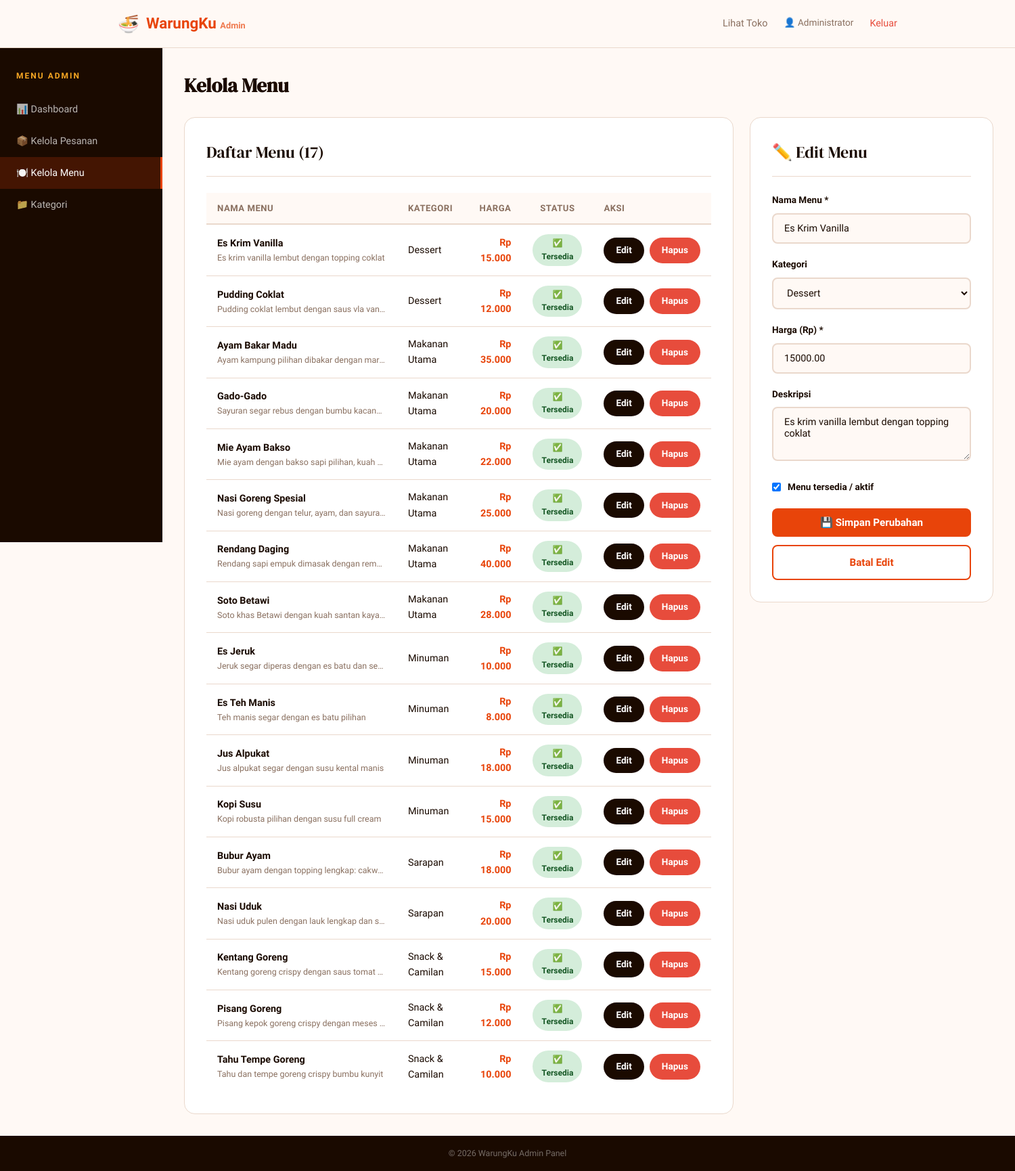
/menu.php?edit=14 (signed in), run on the app's committed database.
### tables this page shows
CREATE TABLE IF NOT EXISTS menu (
    id INT AUTO_INCREMENT PRIMARY KEY,
    kategori_id INT,
    nama VARCHAR(200) NOT NULL,
    deskripsi TEXT,
    harga DECIMAL(10,2) NOT NULL,
    gambar VARCHAR(255) DEFAULT NULL,
    tersedia TINYINT(1) DEFAULT 1,
    created_at TIMESTAMP DEFAULT CURRENT_TIMESTAMP,
    FOREIGN KEY (kategori_id) REFERENCES kategori(id) ON DELETE SET NULL
);

CREATE TABLE IF NOT EXISTS kategori (
    id INT AUTO_INCREMENT PRIMARY KEY,
    nama VARCHAR(100) NOT NULL,
    ikon VARCHAR(10) DEFAULT '🍽️',
    created_at TIMESTAMP DEFAULT CURRENT_TIMESTAMP
);

### config.php (called while the page is built, shortened)
<?php
function formatHarga($harga) {
    return CURRENCY . ' ' . number_format($harga, 0, ',', '.');
}

### menu.php (the view, shortened to what this page needs)
<?php
require_once '../includes/config.php';
$db = getDB();
$menus     = $db->query("SELECT m.*, k.nama AS nama_kategori FROM menu m LEFT JOIN kategori k ON m.kategori_id = k.id ORDER BY k.nama, m.nama")->fetch_all(MYSQLI_ASSOC);
$kategoris = $db->query("SELECT * FROM kategori ORDER BY nama")->fetch_all(MYSQLI_ASSOC);
$editMenu = null;
if (isset($_GET['edit'])) {
    $eid = (int)$_GET['edit'];
    $stmt = $db->prepare("SELECT * FROM menu WHERE id = ?");
    $stmt->bind_param('i', $eid);
    $stmt->execute();
    $editMenu = $stmt->get_result()->fetch_assoc();
}
require_once 'header-admin.php';
?>
<div style="display:grid;grid-template-columns:1fr 360px;gap:1.5rem;align-items:start">
    <div class="card">
        <div class="card-title">Daftar Menu (<?= count($menus) ?>)</div>
        <div class="table-responsive">
            <table>
                <thead>
                    <tr>
                        <th>Nama Menu</th>
                        <th>Kategori</th>
                        <th style="text-align:right">Harga</th>
                        <th style="text-align:center">Status</th>
                        <th>Aksi</th>
                    </tr>
                </thead>
                <tbody>
                    <?php foreach ($menus as $m): ?>
                    <tr>
                        <td>
                            <strong><?= htmlspecialchars($m['nama']) ?></strong>
                            <?php if ($m['deskripsi']): ?>
                            <div style="font-size:.78rem;color:var(--text-muted);max-width:250px;overflow:hidden;text-overflow:ellipsis;white-space:nowrap">
                                <?= htmlspecialchars($m['deskripsi']) ?>
                            </div>
                            <?php endif; ?>
                        </td>
                        <td><?= htmlspecialchars($m['nama_kategori'] ?? '-') ?></td>
                        <td style="text-align:right;font-weight:600;color:var(--primary)"><?= formatHarga($m['harga']) ?></td>
                        <td style="text-align:center">
                            <a href="menu.php?toggle=<?= $m['id'] ?>"
                               style="display:inline-block;padding:4px 12px;border-radius:999px;font-size:.75rem;font-weight:700;<?= $m['tersedia'] ? 'background:#D4EDDA;color:#155724' : 'background:#F8D7DA;color:#721C24' ?>">
                                <?= $m['tersedia'] ? '✅ Tersedia' : '❌ Habis' ?>
                            </a>
                        </td>
                        <td>
                            <div style="display:flex;gap:.5rem">
                                <a href="menu.php?edit=<?= $m['id'] ?>" class="btn btn-sm btn-dark">Edit</a>
                                <a href="menu.php?hapus=<?= $m['id'] ?>" class="btn btn-sm btn-danger"
                                   onclick="return confirmDelete('Hapus menu <?= htmlspecialchars(addslashes($m['nama'])) ?>?')">Hapus</a>
                            </div>
                        </td>
                    </tr>
                    <?php endforeach; ?>
                </tbody>
            </table>
        </div>
    </div>
    <div class="card" style="position:sticky;top:90px">
        <div class="card-title"><?= $editMenu ? '✏️ Edit Menu' : '➕ Tambah Menu Baru' ?></div>
        <form method="POST">
            <div class="form-group">
                <label>Nama Menu *</label>
                <input type="text" name="nama" value="<?= htmlspecialchars($editMenu['nama'] ?? '') ?>" required placeholder="Nama menu">
            </div>
            <div class="form-group">
                <label>Kategori</label>
                <select name="kategori_id">
                    <?php foreach ($kategoris as $kat): ?>
                    <option value="<?= $kat['id'] ?>" <?= ($editMenu['kategori_id'] ?? '') == $kat['id'] ? 'selected' : '' ?>>
                        <?= htmlspecialchars($kat['nama']) ?>
                    </option>
                    <?php endforeach; ?>
                </select>
            </div>
            <div class="form-group">
                <label>Harga (Rp) *</label>
                <input type="number" name="harga" value="<?= $editMenu['harga'] ?? '' ?>" required min="0" step="500" placeholder="25000">
            </div>
            <div class="form-group">
                <label>Deskripsi</label>
                <textarea name="deskripsi" placeholder="Deskripsi singkat menu..."><?= htmlspecialchars($editMenu['deskripsi'] ?? '') ?></textarea>
            </div>
            <div class="form-group" style="display:flex;align-items:center;gap:10px">
                <input type="checkbox" name="tersedia" id="tersedia" style="width:auto"
                       <?= ($editMenu['tersedia'] ?? 1) ? 'checked' : '' ?>>
                <label for="tersedia" style="margin:0;cursor:pointer">Menu tersedia / aktif</label>
            </div>
            <button type="submit" class="btn btn-primary btn-block">
                <?= $editMenu ? '💾 Simpan Perubahan' : '➕ Tambah Menu' ?>
            </button>
            <?php if ($editMenu): ?>
            <a href="menu.php" class="btn btn-outline btn-block" style="margin-top:.75rem">Batal Edit</a>
            <?php endif; ?>
        </form>
    </div>
</div>
<?php require_once 'footer-admin.php'; ?>

### style.css (style rules this page uses)
:root { --primary: #E8440A; --primary-dark: #C4350A; --primary-light: #FF6B35; --accent: #F5A623; --bg: #FFF9F5; --bg-card: #FFFFFF; --bg-dark: #1A0A00; --text: #1A0A00; --text-muted: #8A7060; --text-light: #BFA89A; --border: #EAD8CC; --success: #2ECC71; --warning: #F39C12; --danger: #E74C3C; --info: #3498DB; --shadow-sm: 0 2px 8px rgba(232,68,10,0.08); --shadow-md: 0 8px 32px rgba(232,68,10,0.12); --shadow-lg: 0 16px 48px rgba(232,68,10,0.16); --radius: 16px; --radius-sm: 8px; --radius-lg: 24px; }
* { margin: 0; padding: 0; box-sizing: border-box; }
body { font-family: 'Sora', sans-serif; background: var(--bg); color: var(--text); line-height: 1.6; min-height: 100vh; display: flex; flex-direction: column; }
a { text-decoration: none; color: inherit; }
.btn { display: inline-flex; align-items: center; gap: 8px; padding: 12px 28px; border-radius: 999px; font-weight: 600; font-size: .95rem; border: none; cursor: pointer; transition: all .2s; font-family: 'Sora', sans-serif; }
.btn-primary { background: var(--primary); color: white; }
.btn-outline { background: transparent; color: var(--primary); border: 2px solid var(--primary); }
.btn-dark { background: var(--bg-dark); color: white; }
.btn-danger { background: var(--danger); color: white; }
.btn-sm { padding: 8px 18px; font-size: .85rem; }
.btn-block { width: 100%; justify-content: center; border-radius: var(--radius-sm); }
.card { background: var(--bg-card); border-radius: var(--radius); border: 1px solid var(--border); padding: 2rem; }
.card-title { font-family: 'DM Serif Display', serif; font-size: 1.5rem; margin-bottom: 1.5rem; padding-bottom: 1rem; border-bottom: 1px solid var(--border); }
.form-group { margin-bottom: 1.25rem; }
.form-group label { display: block; font-weight: 600; font-size: .85rem; margin-bottom: .5rem; color: var(--text); }
.form-group input, .form-group textarea, .form-group select { width: 100%; padding: 12px 16px; border: 2px solid var(--border); border-radius: var(--radius-sm); font-family: 'Sora', sans-serif; font-size: .9rem; background: var(--bg); color: var(--text); transition: border-color .2s; outline: none; }
.form-group textarea { resize: vertical; min-height: 80px; }
.table-responsive { overflow-x: auto; }
table { width: 100%; border-collapse: collapse; }
table th { text-align: left; padding: 12px 16px; background: var(--bg); font-size: .82rem; font-weight: 700; color: var(--text-muted); text-transform: uppercase; letter-spacing: .5px; border-bottom: 2px solid var(--border); }
table td { padding: 14px 16px; border-bottom: 1px solid var(--border); font-size: .9rem; }
table tr:last-child td { border-bottom: none; }

### data on the page
menu: nama "Es Krim Vanilla", deskripsi "Es krim vanilla lembut dengan topping coklat", kategori.nama "Dessert", harga "Rp 15.000", shows "✅ Tersedia", kategori_id "Dessert", harga "15000.00", tersedia "☑"
menu: nama "Pudding Coklat", deskripsi "Pudding coklat lembut dengan saus vla van…", kategori.nama "Dessert", harga "Rp 12.000", tersedia "✅ Tersedia"
menu: nama "Ayam Bakar Madu", deskripsi "Ayam kampung pilihan dibakar dengan mar…", kategori.nama "Makanan Utama", harga "Rp 35.000", tersedia "✅ Tersedia"
menu: nama "Gado-Gado", deskripsi "Sayuran segar rebus dengan bumbu kacan…", kategori.nama "Makanan Utama", harga "Rp 20.000", tersedia "✅ Tersedia"
menu: nama "Mie Ayam Bakso", deskripsi "Mie ayam dengan bakso sapi pilihan, kuah…", kategori.nama "Makanan Utama", harga "Rp 22.000", tersedia "✅ Tersedia"
menu: nama "Nasi Goreng Spesial", deskripsi "Nasi goreng dengan telur, ayam, dan sayura…", kategori.nama "Makanan Utama", harga "Rp 25.000", tersedia "✅ Tersedia"
menu: nama "Rendang Daging", deskripsi "Rendang sapi empuk dimasak dengan rem…", kategori.nama "Makanan Utama", harga "Rp 40.000", tersedia "✅ Tersedia"
menu: nama "Soto Betawi", deskripsi "Soto khas Betawi dengan kuah santan kaya…", kategori.nama "Makanan Utama", harga "Rp 28.000", tersedia "✅ Tersedia"
menu: nama "Es Jeruk", deskripsi "Jeruk segar diperas dengan es batu dan se…", kategori.nama "Minuman", harga "Rp 10.000", tersedia "✅ Tersedia"
menu: nama "Es Teh Manis", deskripsi "Teh manis segar dengan es batu pilihan", kategori.nama "Minuman", harga "Rp 8.000", tersedia "✅ Tersedia"
menu: nama "Jus Alpukat", deskripsi "Jus alpukat segar dengan susu kental manis", kategori.nama "Minuman", harga "Rp 18.000", tersedia "✅ Tersedia"
menu: nama "Kopi Susu", deskripsi "Kopi robusta pilihan dengan susu full cream", kategori.nama "Minuman", harga "Rp 15.000", tersedia "✅ Tersedia"
menu: nama "Bubur Ayam", deskripsi "Bubur ayam dengan topping lengkap: cakw…", kategori.nama "Sarapan", harga "Rp 18.000", tersedia "✅ Tersedia"
menu: nama "Nasi Uduk", deskripsi "Nasi uduk pulen dengan lauk lengkap dan s…", kategori.nama "Sarapan", harga "Rp 20.000", tersedia "✅ Tersedia"
menu: nama "Kentang Goreng", deskripsi "Kentang goreng crispy dengan saus tomat…", kategori.nama "Snack & Camilan", harga "Rp 15.000", tersedia "✅ Tersedia"
menu: nama "Pisang Goreng", deskripsi "Pisang kepok goreng crispy dengan meses…", kategori.nama "Snack & Camilan", harga "Rp 12.000", tersedia "✅ Tersedia"
menu: nama "Tahu Tempe Goreng", deskripsi "Tahu dan tempe goreng crispy bumbu kunyit", kategori.nama "Snack & Camilan", harga "Rp 10.000", tersedia "✅ Tersedia"

### other printed values
SITE_NAME "WarungKu"
$_SESSION['admin_name'] "Administrator"
$l['icon'] "📊"
$l['label'] "Dashboard"
$l['icon'] "📦"
$l['label'] "Kelola Pesanan"
$l['icon'] "🍽️"
$l['label'] "Kelola Menu"
$l['icon'] "📁"
$l['label'] "Kategori"
$pageTitle "Kelola Menu"
count($menus) "17"
